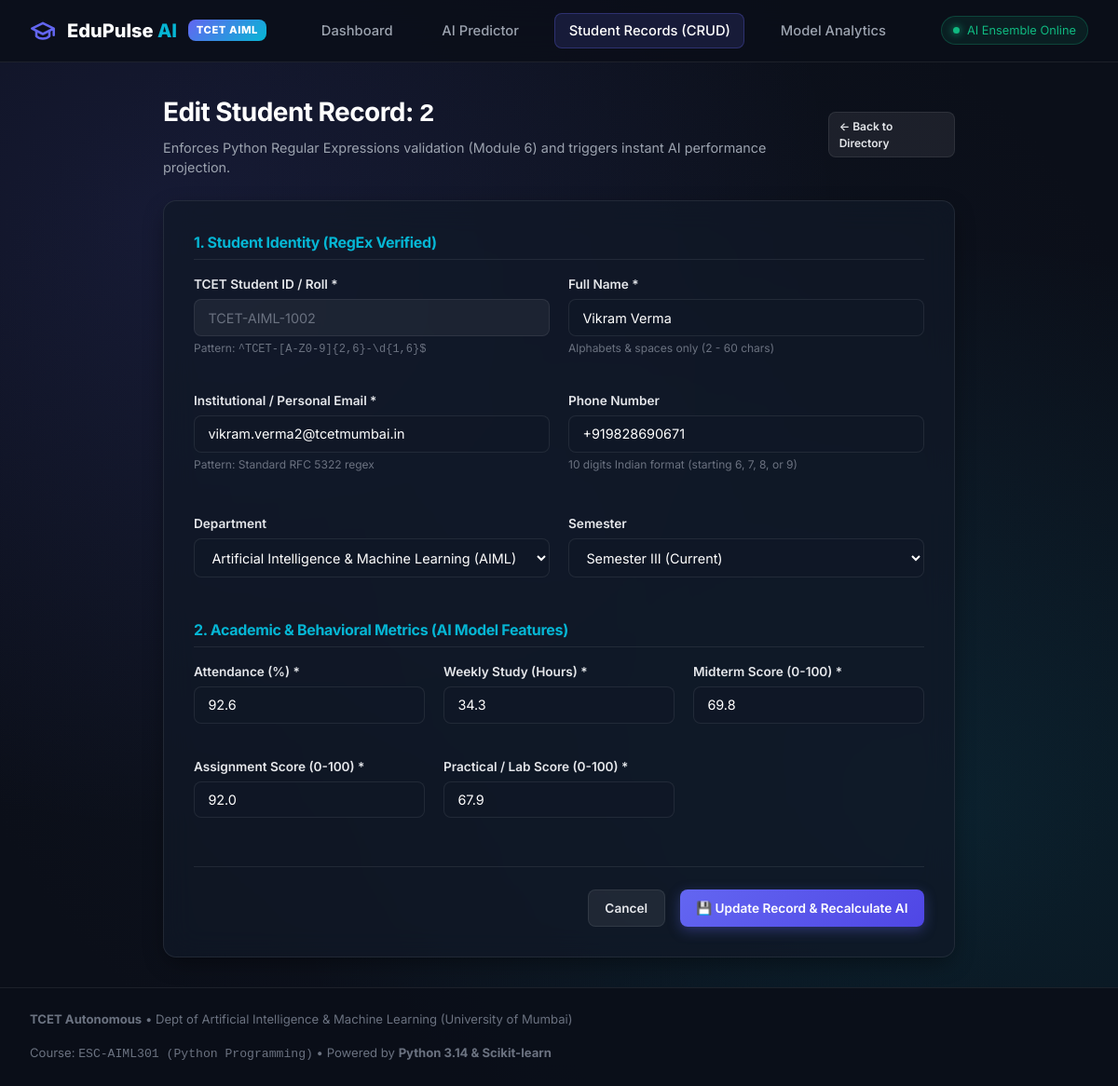
Screenshot of /students/edit/2 with the database file from the repository.
### tables this page shows
CREATE TABLE students (
    id INTEGER PRIMARY KEY AUTOINCREMENT,
    student_id TEXT UNIQUE NOT NULL,
    name TEXT NOT NULL,
    email TEXT UNIQUE NOT NULL,
    phone TEXT,
    department TEXT NOT NULL DEFAULT 'AIML',
    semester INTEGER NOT NULL DEFAULT 3,
    attendance REAL NOT NULL,
    study_hours_weekly REAL NOT NULL,
    midterm_score REAL NOT NULL,
    assignment_score REAL NOT NULL,
    lab_score REAL NOT NULL,
    extracurricular_hours REAL NOT NULL DEFAULT 4.0,
    predicted_grade TEXT,
    predicted_gpa REAL,
    risk_level TEXT,
    created_at TIMESTAMP DEFAULT CURRENT_TIMESTAMP,
    updated_at TIMESTAMP DEFAULT CURRENT_TIMESTAMP
);

### app/routes/student_routes.py (the view, shortened to what this page needs)
@student_bp.route("/edit/<student_id>", methods=["GET", "POST"])
def edit_student(student_id: str):
    db: DatabaseManager = current_app.db
    student = db.get_student_by_id(student_id)
    return render_template("student_form.html", student=student, is_edit=True, student_id=student_id, active_page="students")

### app/database/db.py (called while the page is built)
    @contextmanager
    def get_connection(self):
        conn = sqlite3.connect(self.db_path)
        conn.row_factory = sqlite3.Row
        try:
            yield conn
        finally:
            conn.close()

    def get_student_by_id(self, student_id: str) -> Dict[str, Any]:
        sql = "SELECT * FROM students WHERE student_id = ? OR id = ?"
        with self.get_connection() as conn:
            cursor = conn.cursor()
            cursor.execute(sql, (student_id, student_id))
            row = cursor.fetchone()
            if not row:
                raise StudentNotFoundError(student_id)
            return dict(row)

### app/templates/student_form.html (shortened to what this page needs)
{% extends "base.html" %}
{% block content %}
<div style="max-width: 850px; margin: 0 auto;">
    <div style="display: flex; justify-content: space-between; align-items: center; margin-bottom: 1.5rem;">
        <div>
            <h1 style="font-size: 1.75rem; margin-bottom: 0.25rem;">
                {% if is_edit %}Edit Student Record: <code>{{ student_id }}</code>{% else %}Enroll New Student{% endif %}
            </h1>
            <p style="color: var(--text-secondary); font-size: 0.9rem;">
                Enforces Python Regular Expressions validation (Module 6) and triggers instant AI performance projection.
            </p>
        </div>
        <a href="{{ url_for('students.list_students') }}" class="btn btn-secondary btn-sm">&larr; Back to Directory</a>
    </div>
    <div class="glass-panel" style="padding: 2rem;">
        <form method="POST">
            <h3 style="font-size: 1rem; color: var(--accent-secondary); margin-bottom: 1rem; padding-bottom: 0.4rem; border-bottom: 1px solid var(--border-glass);">
                1. Student Identity (RegEx Verified)
            </h3>
            <div style="display: grid; grid-template-columns: 1fr 1fr; gap: 1.25rem; margin-bottom: 1rem;">
                <div class="form-group">
                    <label class="form-label" for="student_id">TCET Student ID / Roll *</label>
                    <input type="text" id="student_id" name="student_id" class="form-input"
                           placeholder="e.g. TCET-AIML-1099"
                           value="{{ student.student_id|default('') }}"
                           {% if is_edit %}readonly style="background: rgba(255,255,255,0.05); color: var(--text-muted);"{% endif %}
                           required>
                    <div class="form-hint">Pattern: <code>^TCET-[A-Z0-9]{2,6}-\d{1,6}$</code></div>
                </div>
                <div class="form-group">
                    <label class="form-label" for="name">Full Name *</label>
                    <input type="text" id="name" name="name" class="form-input"
                           placeholder="e.g. Aryan Sharma"
                           value="{{ student.name|default('') }}"
                           required>
                    <div class="form-hint">Alphabets & spaces only (2 - 60 chars)</div>
                </div>
            </div>
            <div style="display: grid; grid-template-columns: 1fr 1fr; gap: 1.25rem; margin-bottom: 1.5rem;">
                <div class="form-group">
                    <label class="form-label" for="email">Institutional / Personal Email *</label>
                    <input type="email" id="email" name="email" class="form-input"
                           placeholder="e.g. aryan.sharma@tcetmumbai.in"
                           value="{{ student.email|default('') }}"
                           required>
                    <div class="form-hint">Pattern: Standard RFC 5322 regex</div>
                </div>
                <div class="form-group">
                    <label class="form-label" for="phone">Phone Number</label>
                    <input type="tel" id="phone" name="phone" class="form-input"
                           placeholder="+919876543210"
                           value="{{ student.phone|default('') }}">
                    <div class="form-hint">10 digits Indian format (starting 6, 7, 8, or 9)</div>
                </div>
            </div>
            <div style="display: grid; grid-template-columns: 1fr 1fr; gap: 1.25rem; margin-bottom: 1.5rem;">
                <div class="form-group">
                    <label class="form-label" for="department">Department</label>
                    <select id="department" name="department" class="form-select">
                        <option value="AIML" {% if student.department == 'AIML' %}selected{% endif %}>Artificial Intelligence & Machine Learning (AIML)</option>
                    </select>
                </div>
                <div class="form-group">
                    <label class="form-label" for="semester">Semester</label>
                    <select id="semester" name="semester" class="form-select">
                        <option value="3" {% if student.semester == 3 %}selected{% endif %}>Semester III (Current)</option>
                    </select>
                </div>
            </div>
            <h3 style="font-size: 1rem; color: var(--accent-secondary); margin-bottom: 1rem; padding-bottom: 0.4rem; border-bottom: 1px solid var(--border-glass);">
                2. Academic & Behavioral Metrics (AI Model Features)
            </h3>
            <div style="display: grid; grid-template-columns: 1fr 1fr 1fr; gap: 1.25rem; margin-bottom: 1rem;">
                <div class="form-group">
                    <label class="form-label" for="attendance">Attendance (%) *</label>
                    <input type="number" id="attendance" name="attendance" class="form-input"
                           min="0" max="100" step="0.5"
                           value="{{ student.attendance|default(80.0) }}" required>
                </div>
                <div class="form-group">
                    <label class="form-label" for="study_hours_weekly">Weekly Study (Hours) *</label>
                    <input type="number" id="study_hours_weekly" name="study_hours_weekly" class="form-input"
                           min="0" max="70" step="0.5"
                           value="{{ student.study_hours_weekly|default(14.0) }}" required>
                </div>
                <div class="form-group">
                    <label class="form-label" for="midterm_score">Midterm Score (0-100) *</label>
                    <input type="number" id="midterm_score" name="midterm_score" class="form-input"
                           min="0" max="100" step="0.5"
                           value="{{ student.midterm_score|default(68.0) }}" required>
                </div>
            </div>
            <div style="display: grid; grid-template-columns: 1fr 1fr 1fr; gap: 1.25rem; margin-bottom: 2rem;">
                <div class="form-group">
                    <label class="form-label" for="assignment_score">Assignment Score (0-100) *</label>
                    <input type="number" id="assignment_score" name="assignment_score" class="form-input"
                           min="0" max="100" step="0.5"
                           value="{{ student.assignment_score|default(72.0) }}" required>
                </div>
                <div class="form-group">
                    <label class="form-label" for="lab_score">Practical / Lab Score (0-100) *</label>
                    <input type="number" id="lab_score" name="lab_score" class="form-input"
                           min="0" max="100" step="0.5"
                           value="{{ student.lab_score|default(76.0) }}" required>
                </div>
            </div>
            <div style="display: flex; justify-content: flex-end; gap: 1rem; border-top: 1px solid var(--border-glass); padding-top: 1.5rem;">
                <a href="{{ url_for('students.list_students') }}" class="btn btn-secondary">Cancel</a>
                <button type="submit" class="btn btn-primary">
                    <span>{% if is_edit %}💾 Update Record & Recalculate AI{% else %}🚀 Save Student & Run AI Inference{% endif %}</span>
                </button>
            </div>
        </form>
    </div>
</div>
{% endblock %}

### app/static/css/style.css (style rules this page uses)
:root { --bg-base: #0b0f19; --bg-surface: #111827; --bg-card: rgba(17, 24, 39, 0.75); --bg-glass: rgba(31, 41, 55, 0.45); --border-glass: rgba(255, 255, 255, 0.08); --border-glow: rgba(99, 102, 241, 0.35); --text-primary: #f3f4f6; --text-secondary: #9ca3af; --text-muted: #6b7280; --accent-primary: #6366f1; --accent-primary-hover: #4f46e5; --accent-secondary: #06b6d4; --accent-emerald: #10b981; --accent-amber: #f59e0b; --accent-rose: #ef4444; --font-sans: 'Inter', system-ui, -apple-system, BlinkMacSystemFont, 'Segoe UI', Roboto, sans-serif; --font-mono: 'JetBrains Mono', monospace; --radius-sm: 8px; --radius-md: 14px; --radius-lg: 20px; --radius-full: 9999px; --shadow-sm: 0 2px 8px rgba(0, 0, 0, 0.3); --shadow-md: 0 8px 24px -4px rgba(0, 0, 0, 0.45); --shadow-lg: 0 16px 36px -6px rgba(0, 0, 0, 0.6); --shadow-glow: 0 0 25px rgba(99, 102, 241, 0.25); }
* { margin: 0; padding: 0; box-sizing: border-box; }
body { font-family: var(--font-sans); background-color: var(--bg-base); color: var(--text-primary); min-height: 100vh; line-height: 1.5; background-image: radial-gradient(at 15% 20%, rgba(99, 102, 241, 0.12) 0px, transparent 50%), radial-gradient(at 85% 75%, rgba(6, 182, 212, 0.10) 0px, transparent 50%), radial-gradient(at 50% 50%, rgba(17, 24, 39, 0.7) 0px, transparent 80%); background-attachment: fixed; display: flex; flex-direction: column; }
h1, h2, h3, h4, h5, h6 { color: #fff; font-weight: 700; letter-spacing: -0.02em; }
a { color: var(--accent-secondary); text-decoration: none; transition: color 0.2s ease; }
.glass-panel { background: var(--bg-card); backdrop-filter: blur(16px); -webkit-backdrop-filter: blur(16px); border: 1px solid var(--border-glass); border-radius: var(--radius-md); box-shadow: var(--shadow-md); transition: transform 0.2s ease, box-shadow 0.2s ease, border-color 0.2s ease; }
.btn { display: inline-flex; align-items: center; gap: 0.45rem; font-family: var(--font-sans); font-size: 0.85rem; font-weight: 600; padding: 0.55rem 1.1rem; border-radius: var(--radius-sm); cursor: pointer; transition: all 0.2s ease; border: none; outline: none; }
.btn-primary { background: linear-gradient(135deg, var(--accent-primary), var(--accent-primary-hover)); color: #fff; box-shadow: 0 4px 14px rgba(99, 102, 241, 0.35); }
.btn-secondary { background: rgba(255, 255, 255, 0.07); color: #e5e7eb; border: 1px solid var(--border-glass); }
.btn-sm { font-size: 0.75rem; padding: 0.35rem 0.65rem; }
.form-group { margin-bottom: 1.25rem; }
.form-label { display: block; font-size: 0.85rem; font-weight: 600; color: #e5e7eb; margin-bottom: 0.35rem; }
.form-input, .form-select { width: 100%; background: rgba(17, 24, 39, 0.8); border: 1px solid var(--border-glass); border-radius: var(--radius-sm); padding: 0.65rem 0.9rem; color: #fff; font-family: var(--font-sans); font-size: 0.9rem; outline: none; transition: border-color 0.2s ease, box-shadow 0.2s ease; }
.form-hint { font-size: 0.75rem; color: var(--text-muted); margin-top: 0.25rem; }

### rows the page displays
students: student_id "TCET-AIML-1002", name "Vikram Verma", email "vikram.verma2@tcetmumbai.in", phone "+919828690671", department "Artificial Intelligence & Machine Learning (AIML)", semester "Semester III (Current)", attendance "92.6", study_hours_weekly "34.3", midterm_score "69.8", assignment_score "92.0", lab_score "67.9"

### other values shown
{{ student_id }} "2"
